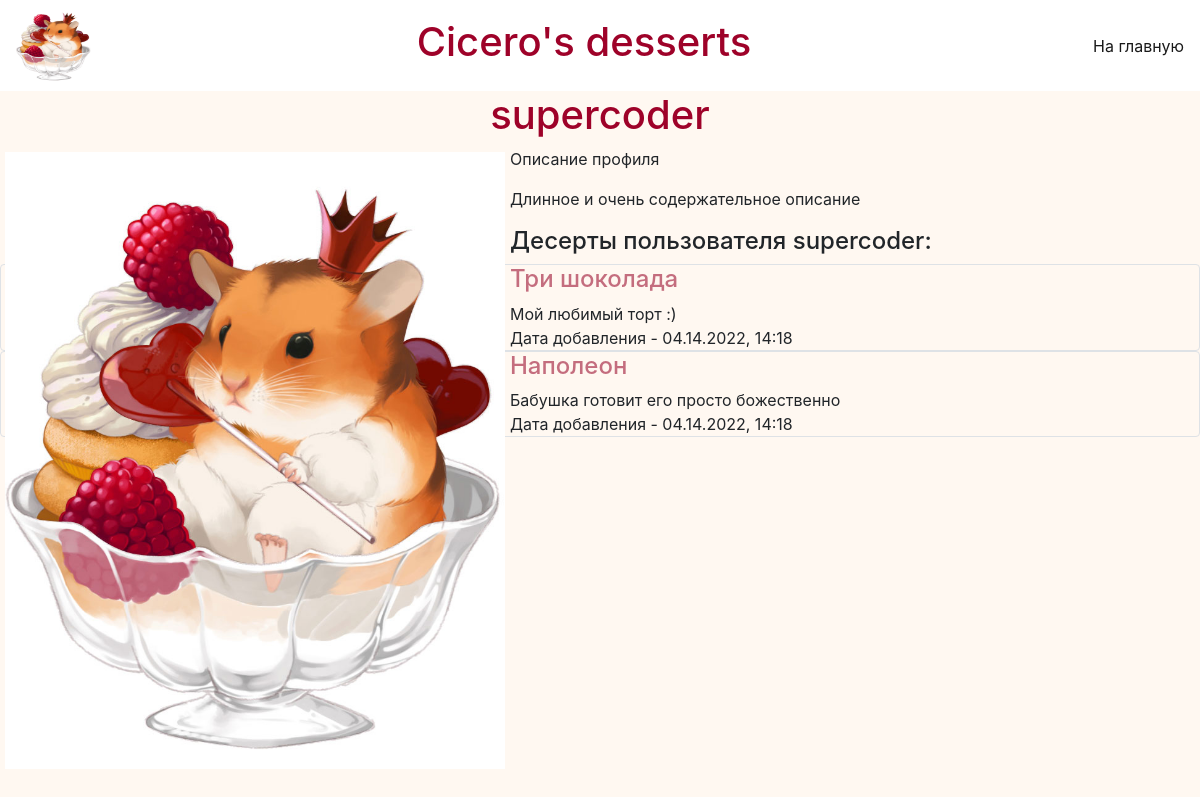
The app's page /profile/1 with its own data.
### data/users.py (models this page shows, shortened)
class User(SqlAlchemyBase, UserMixin):
    __tablename__ = 'users'
    id = sqlalchemy.Column(sqlalchemy.Integer, primary_key=True, autoincrement=True)
    email = sqlalchemy.Column(sqlalchemy.String, nullable=False, unique=True)
    name = sqlalchemy.Column(sqlalchemy.String, nullable=False, unique=True)
    hashed_password = sqlalchemy.Column(sqlalchemy.String, nullable=False)
    about = sqlalchemy.Column(sqlalchemy.String, nullable=False)
    desserts = orm.relation("Dessert", back_populates='user')

### data/desserts.py (models this page shows)
class Dessert(SqlAlchemyBase):
    __tablename__ = 'desserts'
    id = sqlalchemy.Column(sqlalchemy.Integer, primary_key=True, autoincrement=True)
    title = sqlalchemy.Column(sqlalchemy.String, nullable=False)
    content = sqlalchemy.Column(sqlalchemy.String, nullable=False)
    country = sqlalchemy.Column(sqlalchemy.String, nullable=False)
    created_date = sqlalchemy.Column(sqlalchemy.String, default=datetime.datetime.now().strftime('%m.%d.%Y, %H:%M'))
    user_id = sqlalchemy.Column(sqlalchemy.Integer, sqlalchemy.ForeignKey("users.id"))
    user = orm.relation('User')

### main.py (the view)
@app.route("/profile/<int:id>", methods=['GET', 'POST'])
def profile(id):
    db_sess = db_session.create_session()
    user = db_sess.query(User).filter(User.id == id).first()
    if user:
        return render_template('user_page.html', user=user, title='Просмотр профиля')
    else:
        abort(404)

### data/db_session.py (called while the page is built)
def create_session() -> Session:
    global __factory
    return __factory()

### templates/user_page.html (shortened to what this page needs)
{% extends "base.html" %}
{% block content %}
<h1 align="center">{{user.name}}</h1>
<img src="../static/img/user_avatars/{{user.id}}.jpg"
     alt="Картинка профиля {{user.name}}" align="left"
     vspace="5" hspace="5" width="500">
{% for item in user.about.split('\r\n')%}
<p>{{item}}</p>
{% endfor %}
<h4>Десерты пользователя {{user.name}}:</h4>
{% for item in user.desserts %}
<div class="col-md6 border rounded">
    <a href="/desserts/{{item.id}}"><h4>{{ item.title }}</h4></a>
    <div>
        {{ item.content.split('\r\n')[0] }}
    </div>
    <div>
        Дата добавления - {{ item.created_date }}
    </div>
</div>
{% endfor %}
{% endblock content %}

### static/css/styles.css (style rules this page uses)
h1, h2 { color: #9e0229; }
a { color: #c46d7e; }
body { background-color: #fff8f1; }

### records on screen
User: name "supercoder"
Dessert: title "Три шоколада", content "Мой любимый торт :)", created_date "04.14.2022, 14:18"
Dessert: title "Наполеон", content "Бабушка готовит его просто божественно", created_date "04.14.2022, 14:18"

### other values on screen
{{ item }} "Описание профиля" "Длинное и очень содержательное описание"
